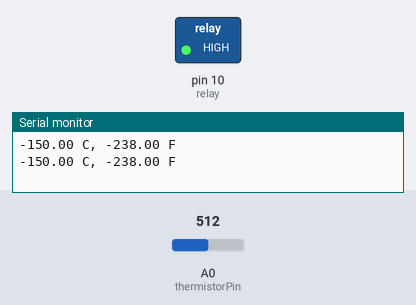
Recording of a sketch running on a simulated Arduino Uno, built with avr-gcc and run on an emulated ATmega328P. On the bench: switched loads named in the sketch (green lamp = pin HIGH), the last lines printed to the serial monitor. Inputs (shaded band) come from the test bench; at power-on: A0 (thermistorPin) = 512.

Above: at 1.8 s.
1.9 s: A0 (thermistorPin) set to 202
3.4 s: A0 (thermistorPin) set to 172
At 5.2 s:
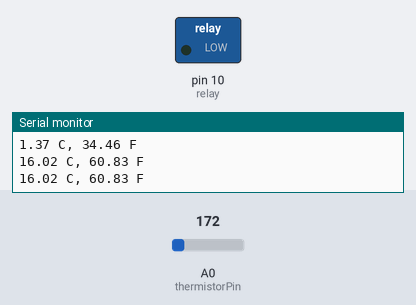
5.5 s: A0 (thermistorPin) set to 306
At 7.0 s:
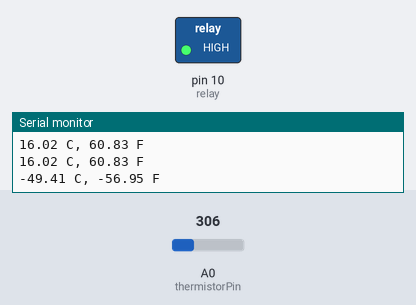
7.5 s: A0 (thermistorPin) set to 122
At 8.6 s:
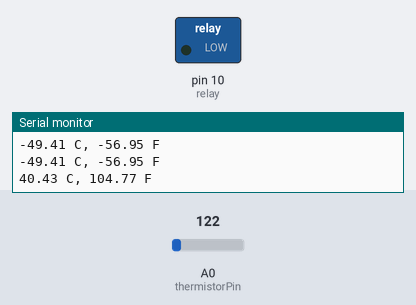
Timing chart, 0 to 10.5 s (numbered marks = the images above; inputs shaded):
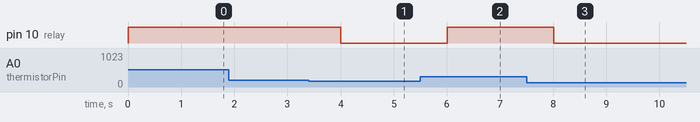

The sketch:

sense_with_relay_without_controller.ino
```cpp
// Group-A3

// Imp note:
// If sensor temp > base_temp then turn on the peltier and vice versa
// If relay on peltier on, if relay off peltier off.
// We shall control the relay using 0,1 from the aurdino.


// variables and definitions

//Important parameter, set to match environment
int baselineTemp = 10;
float celsius = 0;
float fahrenheit = 0;
#define thermistorPin A0
#define relay 10
// int relay=13;


void setup()
{
  pinMode(A0, INPUT);
  pinMode(3, INPUT);
  Serial.begin(9600);
  pinMode(relay, OUTPUT);
  // pinMode(2, OUTPUT);
  // pinMode(3, OUTPUT);
  // pinMode(4, OUTPUT);
}

void loop()
{
  // set threshold temperature to activate LEDs
  // Serial.println(digitalRead(3));
  baselineTemp = 10;
  // measure temperature in Celsius
  // celsius = map(((analogRead(A0) - 20) * 3.04), 0, 1023, -40, 125);
  celsius = (1-analogRead(thermistorPin)*5/1024.0)*100;
   // convert to Fahrenheit
  fahrenheit = ((celsius * 9) / 5 + 32);
  Serial.print(celsius);
  Serial.print(" C, ");
  Serial.print(fahrenheit);
  Serial.println(" F");
  if (celsius < baselineTemp) {
      // digitalWrite(2, LOW);
      // digitalWrite(3, LOW);
      // digitalWrite(4, LOW);
      digitalWrite(relay, 1);
    }

  if (celsius >= baselineTemp) {
      // digitalWrite(2, HIGH);
      // digitalWrite(3, LOW);
      // digitalWrite(4, LOW);
      digitalWrite(relay, 0);
    }

  delay(1000); // Wait for 1000 millisecond(s)
}
```

Measured:
- the behaviour switches between 185 and 184 on A0 (thermistorPin) (found by bisection; images 0 and 1)
- after the input at 3.4 s, pin 10 (relay): HIGH → LOW after 0.61 s
- after the input at 5.5 s, pin 10 (relay): LOW → HIGH after 0.51 s
- after the input at 7.5 s, pin 10 (relay): HIGH → LOW after 0.51 s
